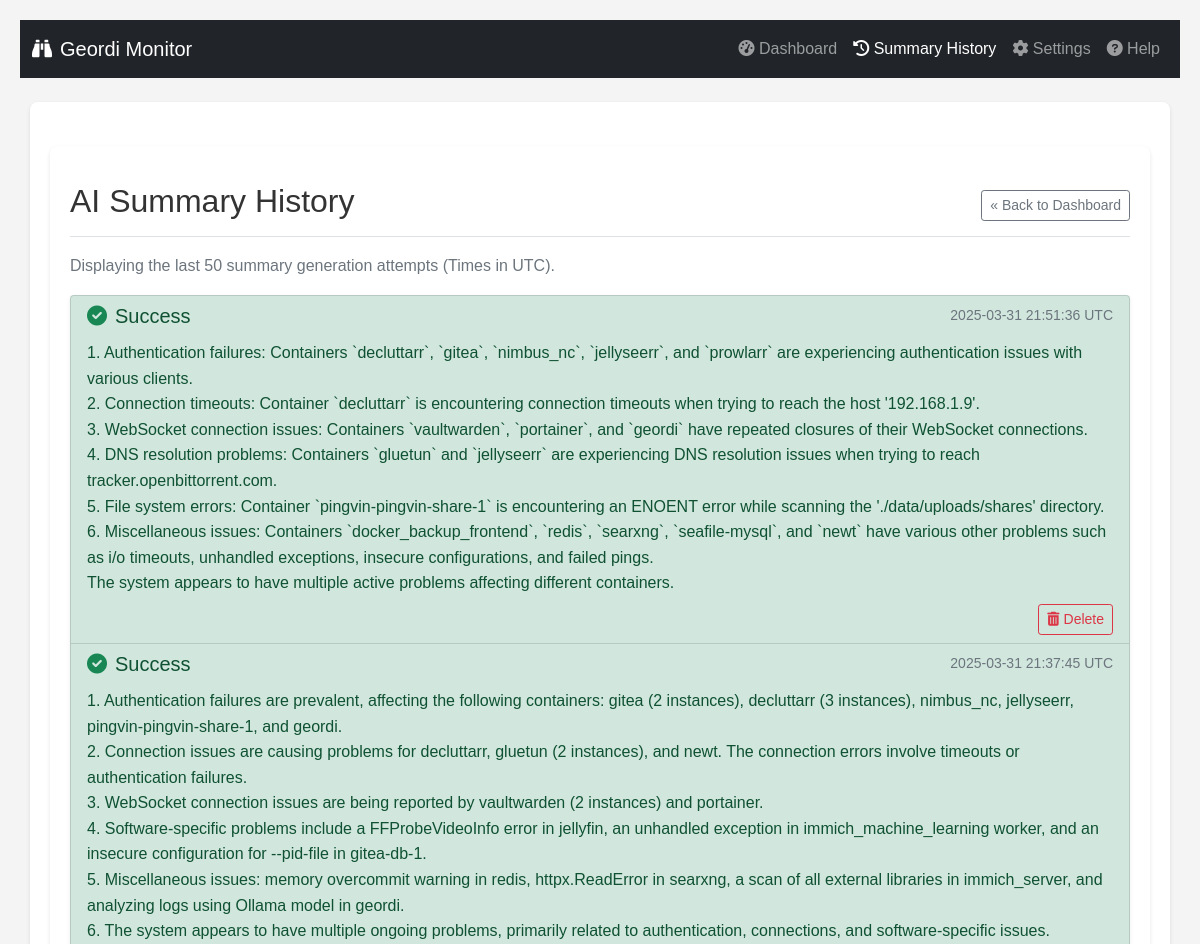
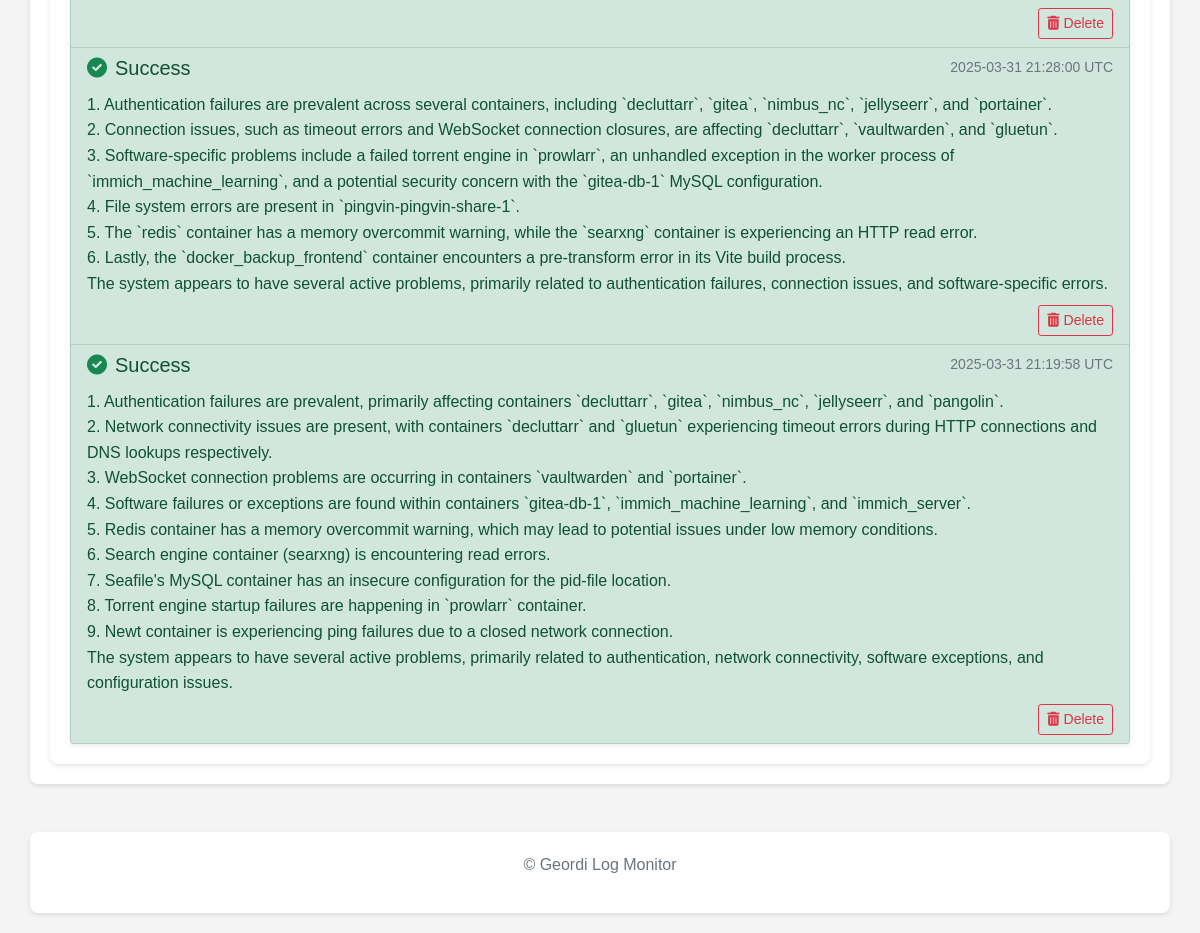
The app's page /summary_history with its own data (2 pictures, top to bottom).
### tables this page shows
CREATE TABLE summary_history (
                id INTEGER PRIMARY KEY AUTOINCREMENT,
                timestamp TEXT NOT NULL,      -- ISO 8601 timestamp when generated
                summary_text TEXT,            -- The AI-generated summary (can be NULL if error)
                error_text TEXT,              -- Error message if generation failed (can be NULL if success)
                status TEXT NOT NULL          -- 'success', 'error', 'skipped'
                -- notes TEXT                -- Optional: Add later for user notes
            );

### routes/ui_routes.py (the view)
@ui_bp.route('/summary_history')
def summary_history():
    limit = 50 # How many recent summaries to show
    history_records = []
    error_message = None
    display_timezone_obj = get_display_timezone() # Get the actual timezone object
    try:
        if hasattr(db, 'get_summary_history'):
            raw_records = db.get_summary_history(limit=limit)
            formatted_records = []
            for record in raw_records:
                if record and isinstance(record.get('timestamp'), datetime):
                    try:
                        local_time = record['timestamp'].astimezone(display_timezone_obj)
                        record['formatted_timestamp'] = local_time.strftime('%Y-%m-%d %H:%M:%S %Z')
                    except Exception as fmt_err:
                        logging.warning(f"Error formatting timestamp {record['timestamp']}: {fmt_err}")
                        record['formatted_timestamp'] = record['timestamp'].isoformat()
                elif record and record.get('timestamp'):
                     record['formatted_timestamp'] = str(record['timestamp'])
                elif record:
                     record['formatted_timestamp'] = 'N/A' # Handle missing timestamp case
                if record: # Ensure record is not None before appending
                     formatted_records.append(record)
            history_records = formatted_records # Use the list with formatted timestamps
            if not history_records:
                logging.info("No AI summary history found in the database.")
        else:
            error_message = "Internal Error: Summary history feature not available (DB function missing)."
            logging.error(error_message)
    except Exception as e:
        error_message = f"An unexpected error occurred while fetching summary history: {e}"
        logging.exception("Error fetching summary history:")
    return render_template('summary_history.html',
                           records=history_records, # Pass the modified records
                           limit=limit,
                           error_message=error_message,
                           display_timezone_name=str(display_timezone_obj))

### app.py (called while the page is built)
def nl2br_filter(s):
    if s:
        s_escaped = escape(s)
        result = newline_re.sub('<br>\n', s_escaped)
        return Markup(result)
    return ''

### db.py (called while the page is built)
def _parse_iso_datetime(iso_string):
    if not iso_string: return None
    try:
        if 'Z' in iso_string:
             dt = datetime.datetime.fromisoformat(iso_string.replace('Z', '+00:00'))
        elif '+' in iso_string or '-' in iso_string[10:]: # Check for timezone offset
             dt = datetime.datetime.fromisoformat(iso_string)
        else:
             dt = datetime.datetime.fromisoformat(iso_string).replace(tzinfo=timezone.utc)
        return dt.astimezone(timezone.utc) # Ensure it's always UTC
    except (ValueError, TypeError) as e:
        logging.warning(f"Could not parse ISO timestamp '{iso_string}': {e}. Returning as string.")
        return iso_string

def get_db():
    try:
        os.makedirs(DATABASE_DIR, exist_ok=True)
    except OSError as e:
        logging.error(f"Could not create database directory {DATABASE_DIR}: {e}")
    conn = sqlite3.connect(DATABASE, detect_types=sqlite3.PARSE_DECLTYPES | sqlite3.PARSE_COLNAMES)
    conn.row_factory = sqlite3.Row
    return conn

def _row_to_dict_with_parsed_dates(row):
    if not row: return None
    item = dict(row)
    item['first_detected_timestamp'] = _parse_iso_datetime(item.get('first_detected_timestamp'))
    item['last_detected_timestamp'] = _parse_iso_datetime(item.get('last_detected_timestamp'))
    item['timestamp'] = _parse_iso_datetime(item.get('timestamp'))
    return item

def get_summary_history(limit=50):
    conn = get_db()
    cursor = conn.cursor()
    results = []
    try:
        cursor.execute("""
            SELECT id, timestamp, summary_text, error_text, status
            FROM summary_history
            ORDER BY timestamp DESC
            LIMIT ?
        """, (limit,))
        rows = cursor.fetchall()
        for row in rows:
            parsed_row = _row_to_dict_with_parsed_dates(row)
            if parsed_row:
                 results.append(parsed_row)
        logging.debug(f"Fetched {len(results)} summary history records (limit {limit}).")
    except sqlite3.Error as e:
        logging.error(f"Error fetching summary history: {e}")
    except Exception as e:
        logging.exception("Unexpected error fetching summary history:")
    finally:
        if conn:
            conn.close()
    return results

### templates/summary_history.html (shortened to what this page needs)
{% extends "base.html" %}
{% block content %}
<div class="container mt-4">
    <div class="d-flex justify-content-between flex-wrap flex-md-nowrap align-items-center pt-3 pb-2 mb-3 border-bottom">
        <h1 class="h2">AI Summary History</h1>
        <a href="{{ url_for('ui.index') }}" class="btn btn-sm btn-outline-secondary">
             « Back to Dashboard
         </a>
    </div>
    <p class="text-muted">Displaying the last {{ limit }} summary generation attempts (Times in {{ display_timezone_name }}).</p>
    {% if records %}
        <div class="list-group shadow-sm">
            {% for record in records %}
                {% set list_class = 'list-group-item-success' if record.status == 'success' else ('list-group-item-danger' if record.status == 'error' else ('list-group-item-warning' if record.status == 'skipped' else '')) %}
                {% set icon_class = 'fas fa-check-circle text-success' if record.status == 'success' else ('fas fa-times-circle text-danger' if record.status == 'error' else ('fas fa-forward text-warning' if record.status == 'skipped' else 'fas fa-question-circle')) %}
                <div class="list-group-item list-group-item-action flex-column align-items-start {{ list_class }}">
                    <div class="d-flex w-100 justify-content-between mb-2">
                        <h5 class="mb-1">
                            <i class="{{ icon_class }} me-2"></i>{{ record.status | title }}
                        </h5>
                        <small class="text-muted">
                             {{ record.formatted_timestamp | default('N/A') }}
                        </small>
                    </div>
                    {% if record.status == 'success' and record.summary_text %}
                        <p class="mb-1">{{ record.summary_text | nl2br }}</p>
                    {% elif record.status != 'success' and record.error_text %}
                        <p class="mb-1 fst-italic text-secondary">{{ record.error_text }}</p>
                    {% else %}
                        <p class="mb-1 fst-italic text-secondary">(No details recorded)</p>
                    {% endif %}
                    <div class="mt-2 text-end">
                        <form action="{{ url_for('ui.delete_summary_history_record', record_id=record.id) }}" method="POST" style="display: inline;"
                              onsubmit="return confirm('Are you sure you want to delete this summary record permanently?');">
                            <button type="submit" class="btn btn-sm btn-outline-danger">
                                <i class="fas fa-trash-alt me-1"></i>Delete
                            </button>
                        </form>
                    </div>
                </div>
            {% endfor %}
        </div>
    {% elif not error_message %}
        <div class="alert alert-info" role="alert">
            No AI summary history has been recorded yet. Summaries are generated periodically based on your settings.
        </div>
    {% endif %}
</div>
{% endblock %}

### static/style.css (style rules this page uses)
body { font-family: sans-serif; line-height: 1.6; margin: 20px; background-color: #f4f4f4; }
h1, h2 { color: #333; }
.container { background: #fff; padding: 20px; border-radius: 8px; box-shadow: 0 2px 4px rgba(0,0,0,0.1); }

### records on screen
summary_history: status "Success", formatted_timestamp "2025-03-31 21:51:36 UTC", summary_text "1. Authentication failures: Containers `decluttarr`, `gitea`, `nimbus_nc`, `jellyseerr`, and `prowlarr` are experiencing authentication issues with various clients. 2. Connection timeouts: Container `decluttarr` is encountering connection timeouts when trying to reach the host '192.168.1.9'. 3. WebSocket connection issues: Containers `vaultwarden`, `portainer`, and `geordi` have repeated closures of their WebSocket connections. 4. DNS resolution problems: Containers `gluetun` and `jellyseerr` are experiencing DNS resolution issues when trying to reach tracker.openbittorrent.com. 5. File system errors: Container `pingvin-pingvin-share-1` is encountering an ENOENT error while scanning the…"
summary_history: status "Success", formatted_timestamp "2025-03-31 21:37:45 UTC", summary_text "1. Authentication failures are prevalent, affecting the following containers: gitea (2 instances), decluttarr (3 instances), nimbus_nc, jellyseerr, pingvin-pingvin-share-1, and geordi. 2. Connection issues are causing problems for decluttarr, gluetun (2 instances), and newt. The connection errors involve timeouts or authentication failures. 3. WebSocket connection issues are being reported by vaultwarden (2 instances) and portainer. 4. Software-specific problems include a FFProbeVideoInfo error in jellyfin, an unhandled exception in immich_machine_learning worker, and an insecure configuration for --pid-file in gitea-db-1. 5. Miscellaneous issues: memory overcommit warning in redis,…"
summary_history: status "Success", formatted_timestamp "2025-03-31 21:28:00 UTC", summary_text "1. Authentication failures are prevalent across several containers, including `decluttarr`, `gitea`, `nimbus_nc`, `jellyseerr`, and `portainer`. 2. Connection issues, such as timeout errors and WebSocket connection closures, are affecting `decluttarr`, `vaultwarden`, and `gluetun`. 3. Software-specific problems include a failed torrent engine in `prowlarr`, an unhandled exception in the worker process of `immich_machine_learning`, and a potential security concern with the `gitea-db-1` MySQL configuration. 4. File system errors are present in `pingvin-pingvin-share-1`. 5. The `redis` container has a memory overcommit warning, while the `searxng` container is experiencing an HTTP read error.…"
summary_history: status "Success", formatted_timestamp "2025-03-31 21:19:58 UTC", summary_text "1. Authentication failures are prevalent, primarily affecting containers `decluttarr`, `gitea`, `nimbus_nc`, `jellyseerr`, and `pangolin`. 2. Network connectivity issues are present, with containers `decluttarr` and `gluetun` experiencing timeout errors during HTTP connections and DNS lookups respectively. 3. WebSocket connection problems are occurring in containers `vaultwarden` and `portainer`. 4. Software failures or exceptions are found within containers `gitea-db-1`, `immich_machine_learning`, and `immich_server`. 5. Redis container has a memory overcommit warning, which may lead to potential issues under low memory conditions. 6. Search engine container (searxng) is encountering read…"

### other values on screen
{{ limit }} "50"
{{ display_timezone_name }} "UTC"
